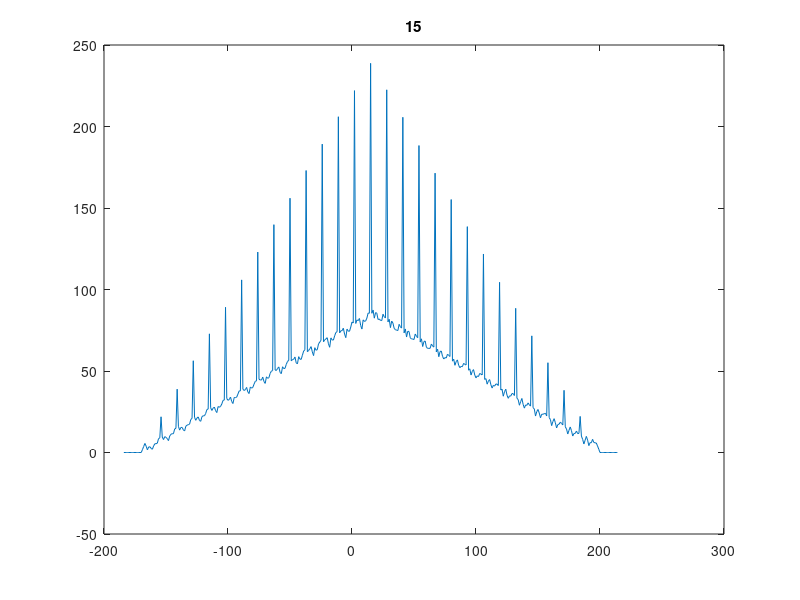

Write MATLAB code to recreate this figure. (Note: this script raises an error after producing the figure.)
clc;
clear;
%% Barker Sequence
x = [1 1 1 1 1 -1 -1 1 1 -1 1 -1 1];
%% Increase the length of the sequence
for i = 1:16
    for j = 0:length(x)-1
        x((j+1)+13*(i-1))=x(j+1);
    end
end
x = x(1:200); % resizing x
%% Delay
D = randi([10,20]); % random delay
for i = 1:200
    if i>D
        xd(i-D)=x(i);
    end
end
%% Additive noise
mean= 0; variance = .01;
v = sqrt(variance).*randn(1,200)+1; % additive noise
%% Output
L = length(xd);
a = 0.9;
for i=1:L
    y(i) = a.*xd(i)+v(i);
end
%% Fixing the size of output
% Making the size of y 200
len1 = length(x);
len2 = length(y);
if len1~=len2
    a = len1-len2;
    for i = 1:a
        y(len2+i) =0;
    end
end
%% Cross Correlation
[r, lag] = xcorr(xd,y);
% r is the cross-correlation or auto-correlation returned as vector or matrix
% lag is lag indices returned as vector
lagD=lag+D;
plot(lagD,r)
title(D);
%%
clc; clear; close all;

%generating input signal
origin=1;
x = [1 1 1 1 1 -1 -1 1 1 -1 1 -1 1];
x = [x x x x x x x x x x x x x x x 1 1 1 1 1];
Xn = 0:199;

% Definitions
a = 0.85;
D=round(random('Uniform',10,20));
v = random('Normal' , 0, 0.1, [1 200]);

% generating output signal
[x,xn] =shift(x,Xn,D); 
y = a*x + v;
yn = xn;

% cross correlate x,y
[rxy,lag] = ccor(x,Xn,y,yn);

% Find index of peak
[M, midx] = max(rxy);
lag(midx)

% plot the correlated signal
stem(lag,rxy,'k*');